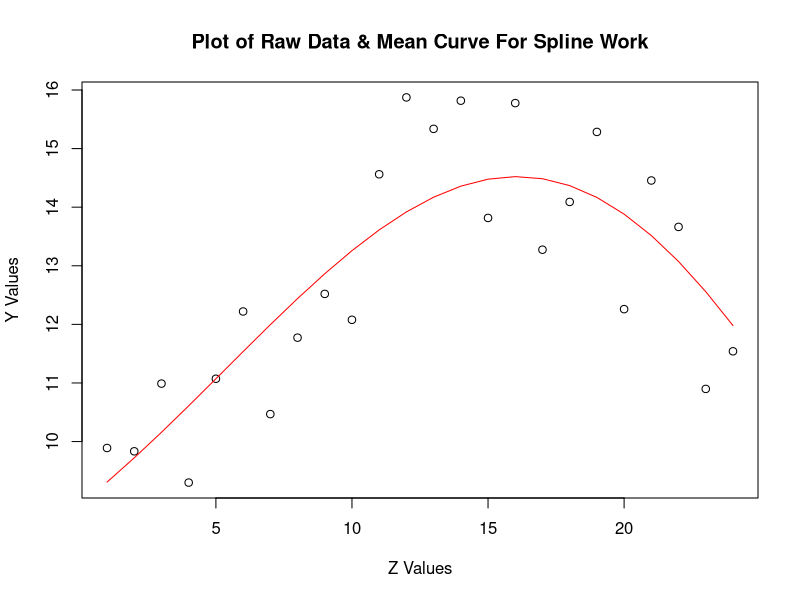
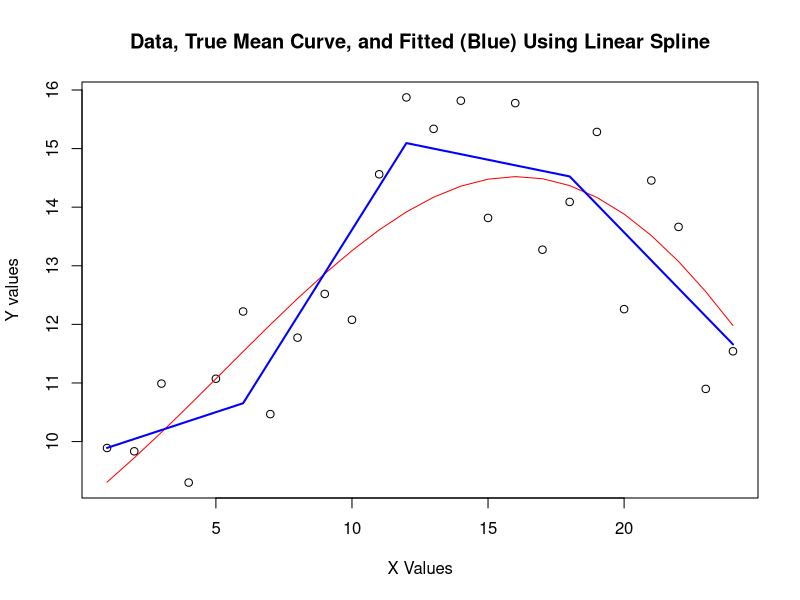
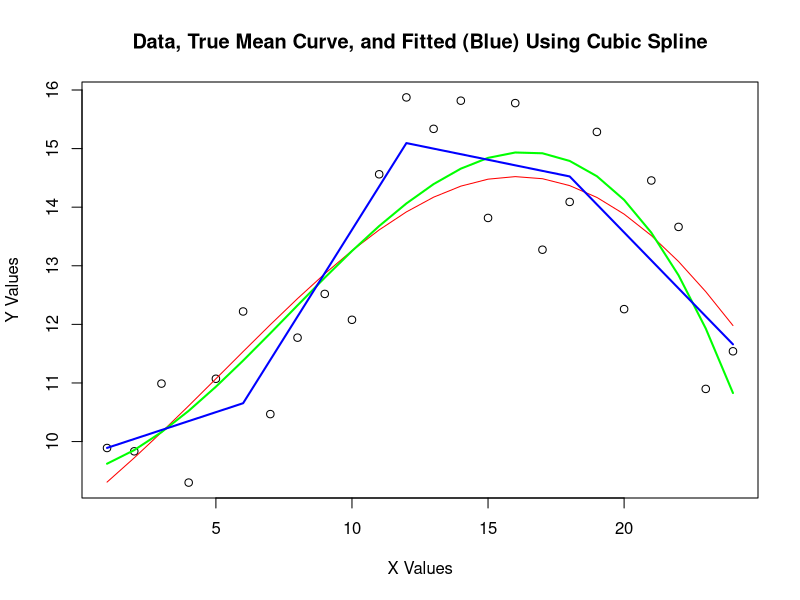
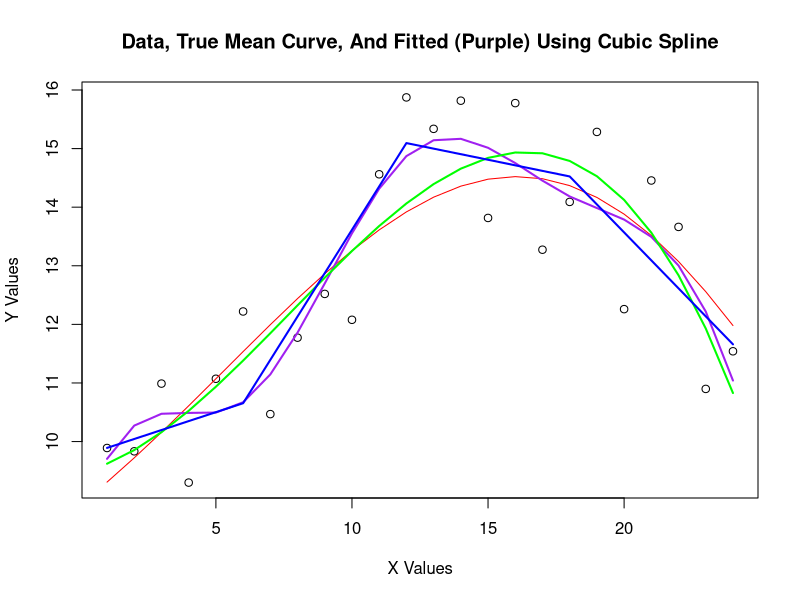
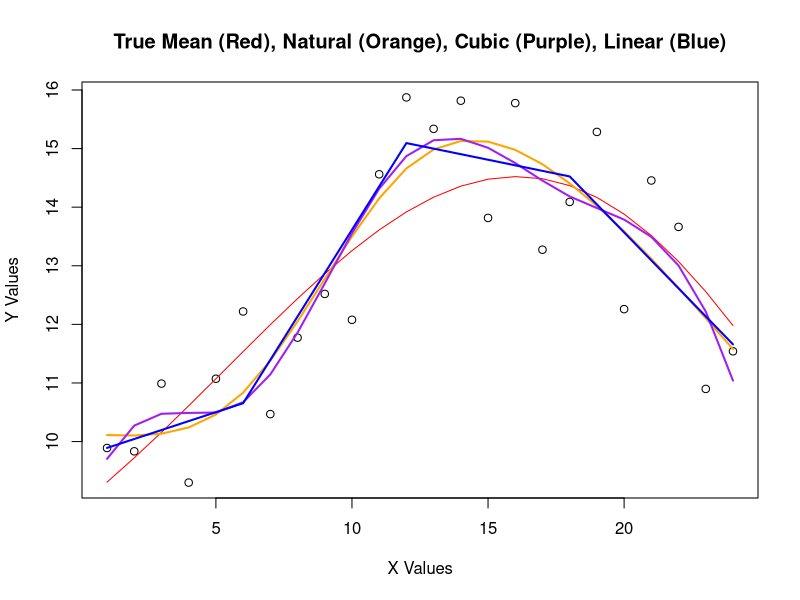

Reproduce these figures in R, in order.
# Linear and Cubic splines
# Code compiled September 17, 2013

# Regression splines provide one approach toallowing a regression model to 
# capture functions/trends in a predictor, X, while allowing *flexible* relationships
# between X and the average response as a function of the variable X, or E(Y|X).

# This code will show how simple linear splines can be coded in R, and then how 
# models can be fit and displayed in R.  The code will then show what
# cubic spline models look like, and also show how to fit such a model and view 
# the fitted curve.  Finally, the code will show what a "natural spline" is in 
# relation to a cubic splines

# Let us Suppose we have a predictor that takes the values 1:24
x <- c(1:24)

# Let ut generate a response variable that is predicted by
# the variable X, but in some non-linear fashion:
mu <- 10 + 5 * sin( x * pi / 24 )  - 2 * cos( (x-6)*4/24 )
set.seed(201131709) # Set the initial seed
eee <- rnorm(length(mu)) # Generate some random errors for the model
y <- mu + eee # Create the model

# Plot the resulting code
png("c:/Users/Nate/Git/riemann/linear_cubic_spline_base.png")
plot(x,y,
     ylab="Y Values",
     xlab="Z Values")
lines(x, mu, col="red")
title("Plot of Raw Data & Mean Curve For Spline Work")
dev.off()

# As noted, it's pretty clear that a line won't describe mu well for these data.
# An alternative is to assume a PIECEWISE LINEAR function.  
# To do this, I will first decide on some (small number) of knot locations.  These
# are places where you will allow the line to change direction and
# track a new line.  How to pick these is worth discussion, but for
# this example I will use the equally spaced values (6, 12, 18).
#
# The linear form of this model will be
# mean = b0 + b1 * X + b2 * [(X-6)^  +] + b3 * [(X-12)^ +] + b4 * [(X-18)^ +]
#
# Here we define (X-k)^+ = max( 0, X-k ) -- this simply measures the
# the distance from the point X=k "on the right side of k" and is 
# set to 0 for any value of X below the knot location, k.  

# This model allows the mean curve to be linear at any position of X, 
# while the slope is actually changed as the curve moves past
# a knot.  For example, this model implies:
# Slope of curve at X=3 equals:   b1
# Slope of curve at X=9 equals:   b1 + b2
# Slope of curve at X=15 equals:  b1 + b2 + b3
# Slope of curve at X=21 equals:  b1 + b2 + b3 + b4

# fit the model and look at this result:
# First, define some new predictors:

x6 <- ( x - 6 ) # New predictor
x6[ x6<0 ] <- 0

x12 <- ( x - 12 ) # New predictor
x12[ x12<0 ] <- 0

x18 <- ( x - 18 ) # New predictor
x18[ x18<0 ] <- 0

print(cbind(x, x6, x12, x18)) # Look at these new predictors
fit_ls <- lm(y ~ x + x6 + x12 + x18) # Fit the linear spline
summary(fit_ls) # Generate a summary of the result
fitted_mean_ls <- predict(fit_ls) # Look at the fitted model

png("c:/Users/Nate/Git/riemann/linear_spline_example.png") # Plot the data
plot(x, y, xlab = "X Values", ylab="Y values")
lines(x, mu, col="red")
lines(x, fitted_mean_ls, col="blue", lwd=2)
title("Data, True Mean Curve, and Fitted (Blue) Using Linear Spline")
dev.off()

# AS is shown on the graph, the linear spline allows a change at the position
# For these data, there is almost no change that is used at x=6
# On the other hand, there are obvious changes that are observed at x=12 and x = 18

# ----------------------------------------------------------------------------------
# Review Cubic Splines
# One alternative method to allow a flexible fit is to use the polynomial model
# A cubic model could useful in this case. Let us augment it using a spline
x.squared <- x^2 # Create the squared variable
x.cubed <- x^3 # Create the cubic variable
fit_cub <- lm( y ~ x + x.squared + x.cubed ) # Fit the model using the lm() approach
summary(fit_cub) # Print a summary of the fitted model
fitted_mean_cubic_mod <- predict(fit_cub) # Note that this is a "vector" of predictions

png("c:/Users/Nate/Git/riemann/cubic_model_example.png") # Plot the data
plot(x, y, xlab="X Values", ylab="Y Values")
lines(x, mu, col="red" )
lines(x, fitted_mean_cubic_mod, col="green", lwd=2 )
lines(x, fitted_mean_ls, col="blue", lwd=2)
title("Data, True Mean Curve, and Fitted (Blue) Using Cubic Spline")
dev.off()

# This fit seems "close" to the data, and is "smooth" meaning
# the curve is continuous, AND the derivative of the curve is
# also continuous -- so no sharp changes of direction like the
# linear spline.

# The form of the cubic model that was used is:
# mean = b0 + b1 * X + b2 * X^2 + b3 * X^3 + b4 *[ (X-6)^+ ]^3 + b5 * [ (X-12)^+ ]^3 +  
#                  b6 * [ (X-18)^+ ]^3

# This form is quite similar in spirit to the linear spline, but now we add
# additional cubic terms rather than additional linear terms.
# The resulting model permits more flexibility than the cubic
# polynomial model, and we'll see that clearly once we fit this model
x6.cubed <- x6^3
x12.cubed <- x12^3
x18.cubed <- x18^3

# Fit the model
fit_cub_spline <- lm( y ~ x + x.squared + x.cubed + x6.cubed + x12.cubed + x18.cubed )
summary(fit_cub_spline)
fitted_mean_cubic_spline <- predict(fit_cub_spline)

# Plot the new cubic regression spline
png("c:/Users/Nate/Git/riemann/cubic_spline_example.png") # Plot the data
plot(x, y, xlab="X Values", ylab="Y Values")
lines(x, mu, col="red" )
lines(x, fitted_mean_cubic_spline, col="purple", lwd=2 )
lines(x, fitted_mean_cubic_mod, col="green", lwd=2 )
lines(x, fitted_mean_ls, col="blue", lwd=2)
title("Data, True Mean Curve, And Fitted (Purple) Using Cubic Spline")
dev.off() # Turn the device off

# This fit also seems "close" to the data, and is smooth.
# However, unlike a cubic polynomial it allows a more flexible
# fit to the data.  It's not clear whether this additional 
# flexibility is really desirable since the fitted curve is
# clearly more variable than the underlying mean curve...

#----------------------------------------------------------------------
# Natural Splines
# Natural splines are another type of flexible 
# polynomial-based function that starts with a cubic
# spline, and then imposes the constraint that the function
# for the mean is to be linear (rather than cubic) beyond
# some boundary points -- usual the min and max of X.
# Writing the form of the predictors used for this is 
# not simple. I relied on a package = "splines"

library( splines )
fit_nat_spline <- lm( y ~ ns(x, knots=c(6,12,18)))
summary(fit_nat_spline)
fitted_mean_natural_spline <- predict(fit_nat_spline)

# Generata a plot of the values
png("c:/Users/Nate/Git/riemann/various_spline_example.png") # Plot the data
plot(x, y, xlab="X Values", ylab="Y Values")
lines(x, mu, col="red" )
lines(x, fitted_mean_natural_spline, col="orange", lwd=2 )
lines(x, fitted_mean_cubic_spline, col="purple", lwd=2 )
#lines(x, fitted_mean_cubic_mod, col="green", lwd=2 ) # Cubic Model
lines(x, fitted_mean_ls, col="blue", lwd=2)
title("True Mean (Red), Natural (Orange), Cubic (Purple), Linear (Blue)")
dev.off()